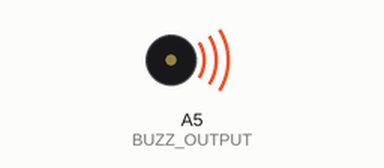
Bench run of a sketch on a simulated Arduino Uno, built with avr-gcc and run on an emulated ATmega328P. On the bench: buzzer (waves = sounding).

Above: at 0.05 s.
Timing chart, 0 to 3.0 s (numbered marks = the images above):
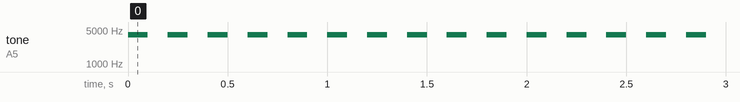

The sketch:

no_generator_buzzer.ino
```cpp
#define BUZZ_OUTPUT A5

void setup() {
  pinMode(BUZZ_OUTPUT, OUTPUT);
}

void loop() {
  tone(BUZZ_OUTPUT, 4000);
  delay(100);
  noTone(BUZZ_OUTPUT);
  delay(100);
}
```

Measured:
- by itself, tone on A5 (BUZZ_OUTPUT): alternates 4000 Hz for 0.10 s and silent for 0.10 s
